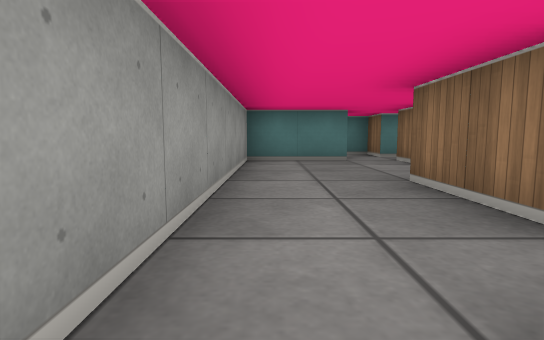
view 1 (above)

12 first-person views from a walk through a cub3D maze. The camera is about half as high as the walls, tilts 6° down and sees 80° across. The floor is counted in squares. Each view is taken from the middle of a square. On the plan, view 1 faces up. The plan holds only what a view shows up to about 9 squares ahead; the rest is blank. The place goes on beyond the plan.

view 2
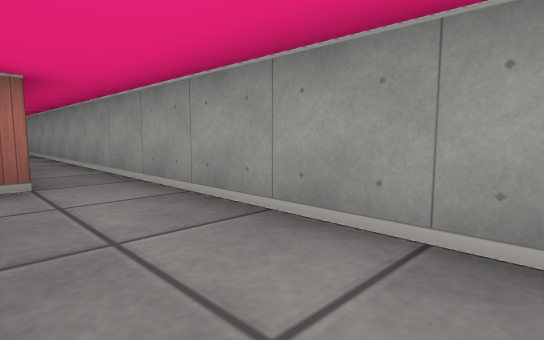

view 3
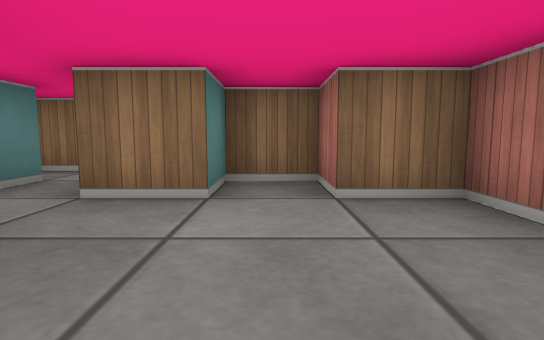

view 4
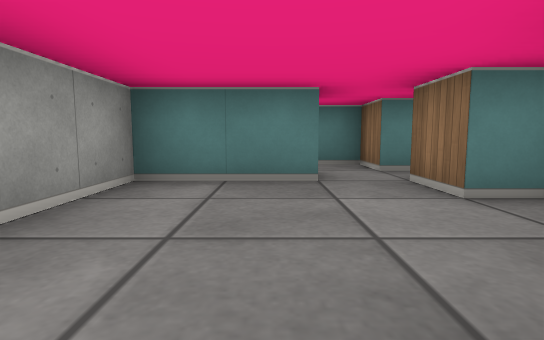

view 5
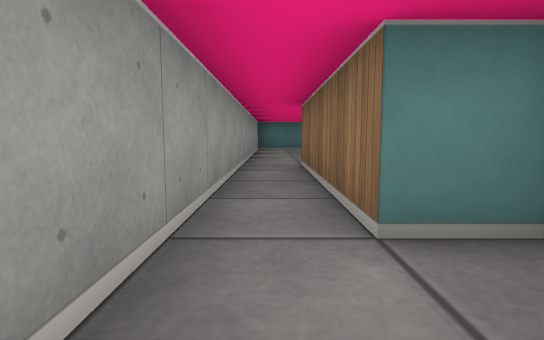

view 6
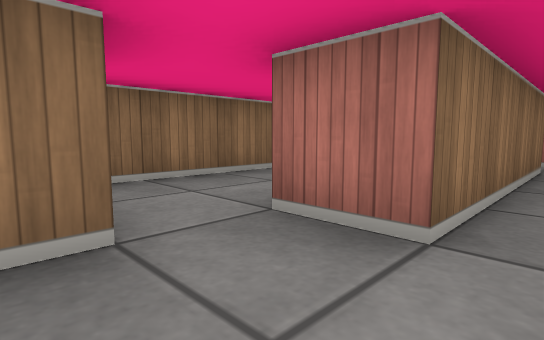

view 7
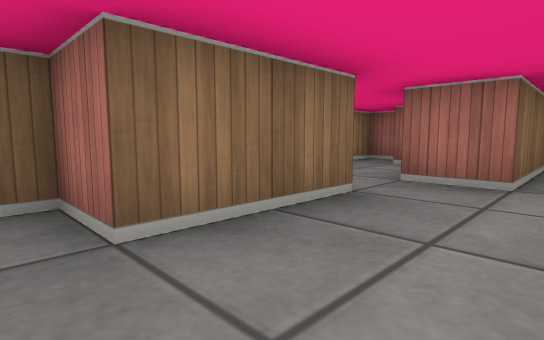

view 8
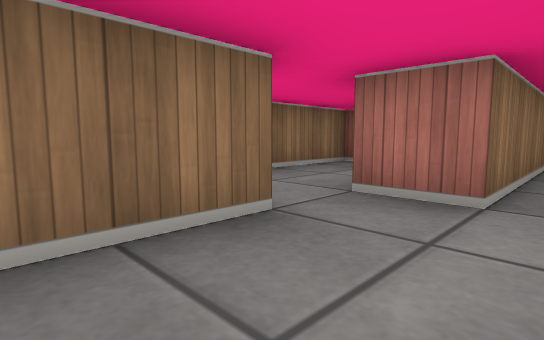

view 9
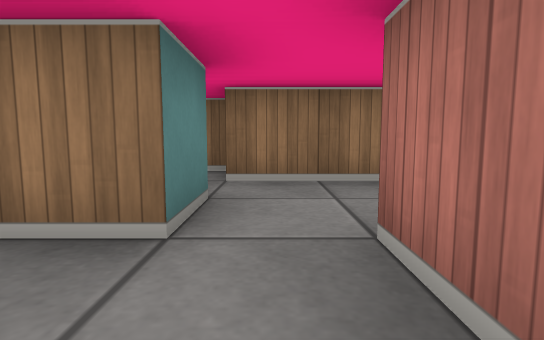

view 10
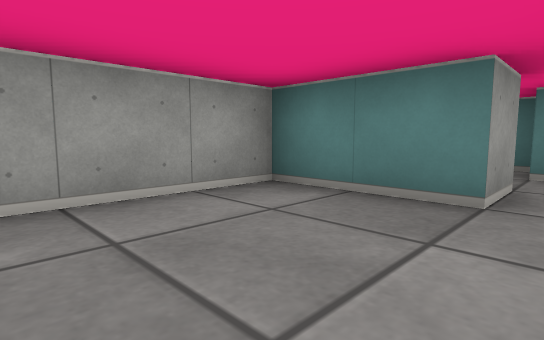

view 11
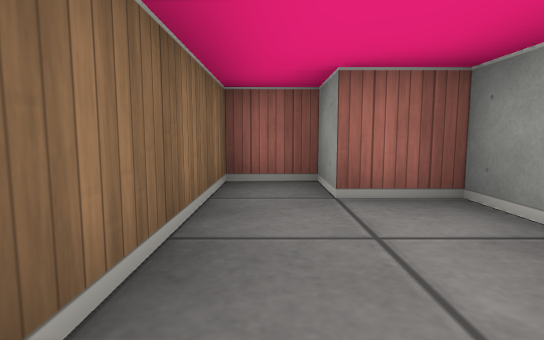

view 12
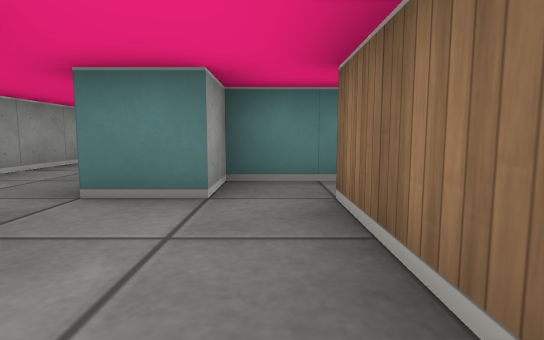

### Floor plan
Key: @ floor where view 1 was taken; # wall or solid block; . floor.
Columns run from 1 left of view 1 to 5 right of it. Each row starts with its distance up from view 1.
 10   ##
  9   .##
  8   ..#.#
  7 ###...
  6 #...##
  5 #....#
  4 #...##
  3 #..####
  2 #..#..#
  1 #....##
  0 #@#..#
 -1 #.#..#
 -2 #.##.#
 -3 #.####
 -4 #..
 -5 #.#
 -6 #
 -7 #

Where each view was taken, in squares from view 1:
view 1: 0 up, 0 right, facing up
view 2: 4 up, 1 right, facing down-left
view 3: 5 up, 0 right, facing right
view 4: 3 up, 1 right, facing up
view 5: 5 down, 0 right, facing up
view 6: 2 up, 0 right, facing down-right
view 7: 4 up, 0 right, facing down-right
view 8: 3 up, 0 right, facing down-right
view 9: 1 up, 0 right, facing right
view 10: 4 up, 2 right, facing up-left
view 11: 1 up, 3 right, facing down
view 12: 1 down, 3 right, facing up
